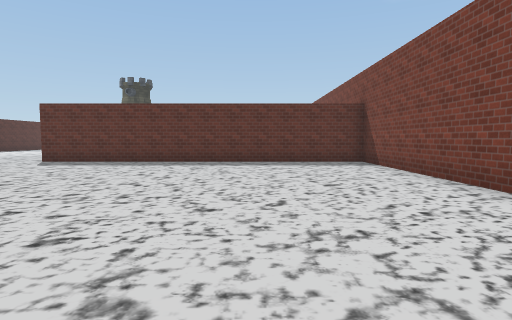
[1] (above)

24 first-person views from a walk through a 3-D level made in the Unity game engine. The camera is 1.4 m above the floor, tilts 4° down and sees 80° across. The floor is counted in squares, 2 m on a side. Each view is taken from the middle of a square. On the plan, view 1 faces up. The plan holds only what a view shows up to about 10 squares ahead; the rest is blank. The place goes on beyond the plan. The player is left out. Some surface patterns are stand-ins.

[2]
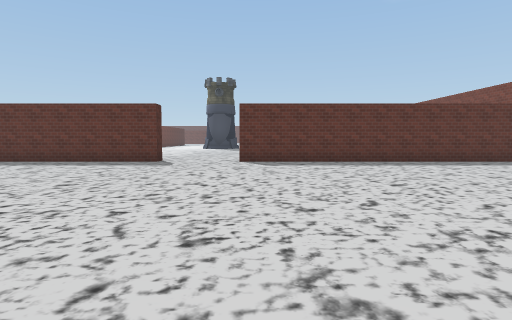

[3]
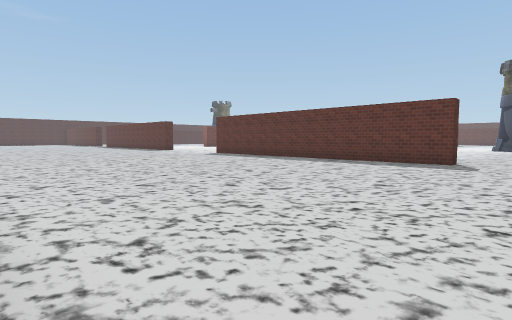

[4]
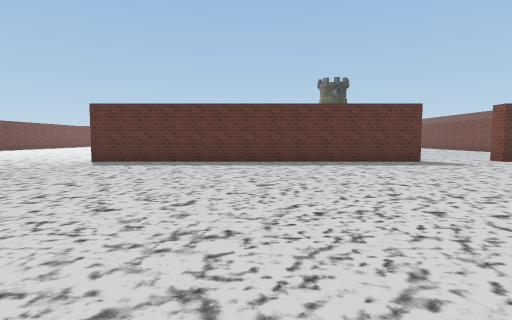

[5]
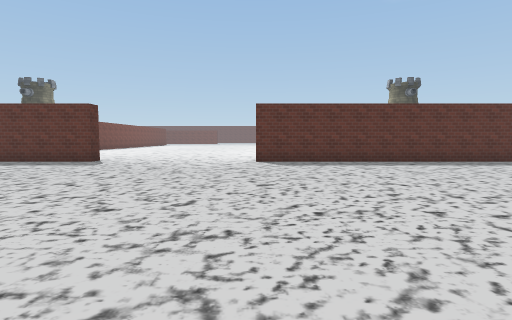

[6]
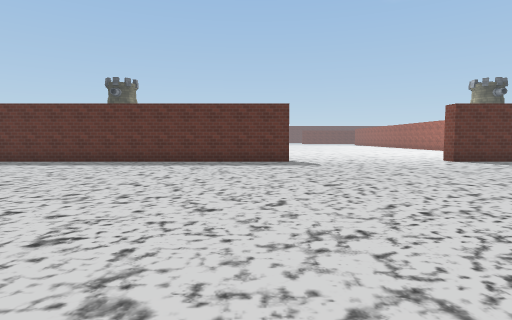

[7]
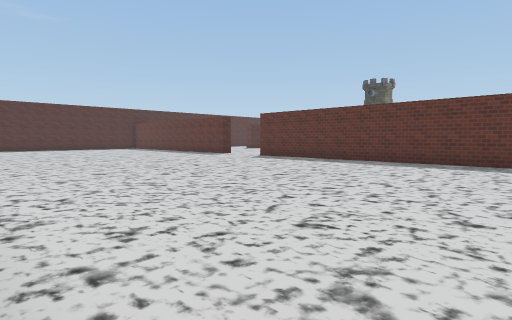

[8]
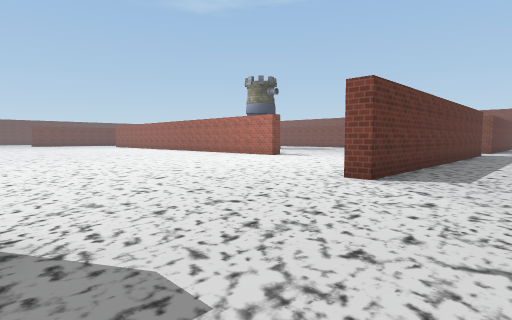

[9]
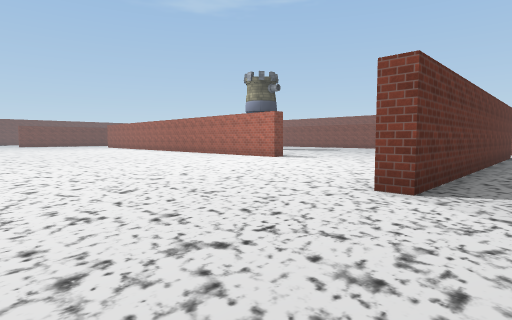

[10]
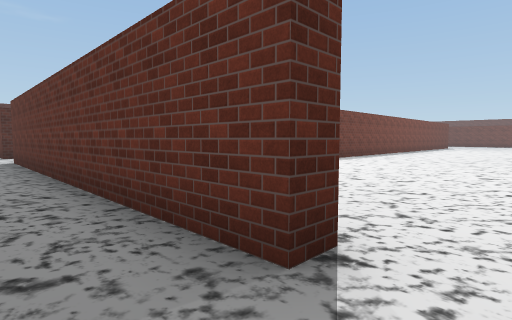

[11]
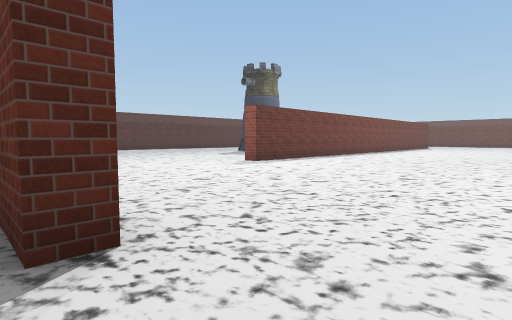

[12]
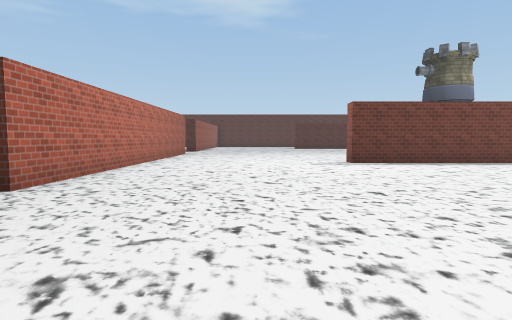

[13]
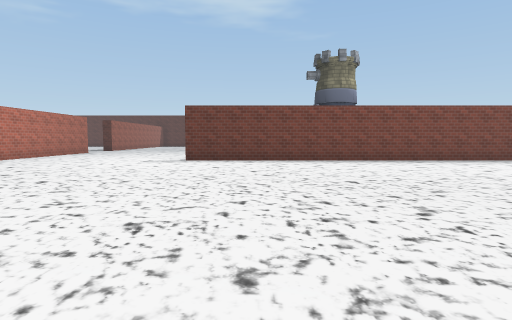

[14]
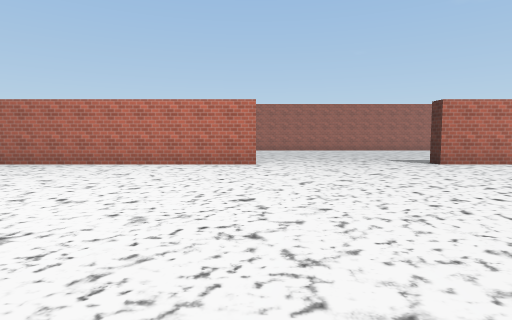

[15]
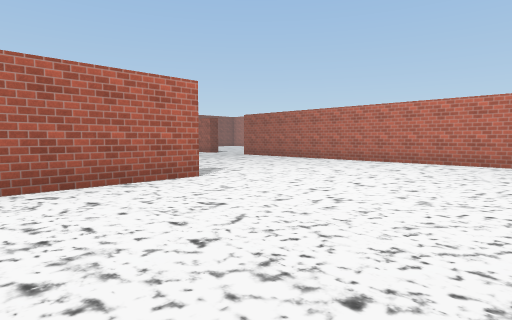

[16]
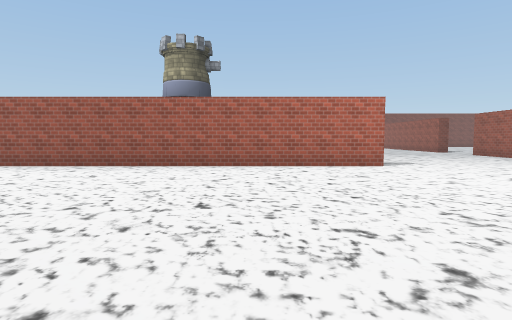

[17]
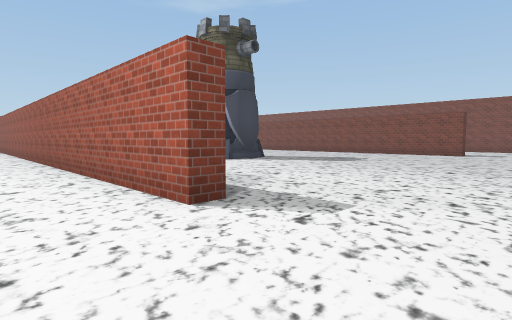

[18]
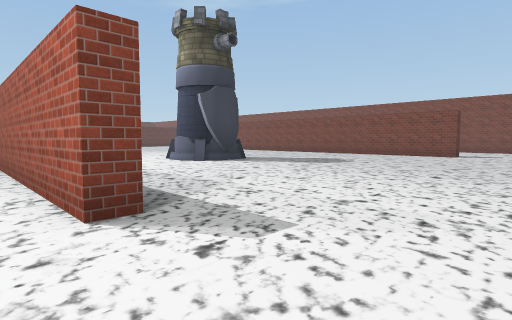

[19]
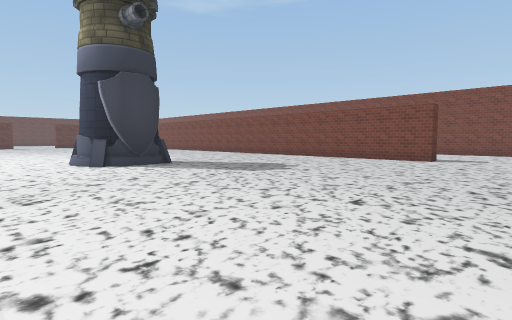

[20]
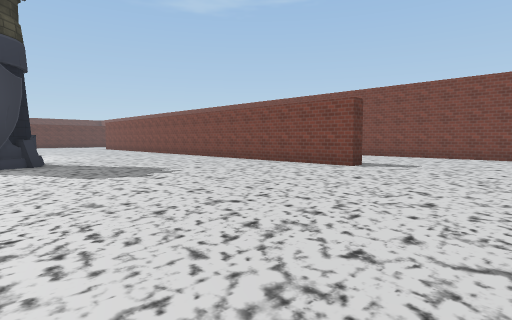

[21]
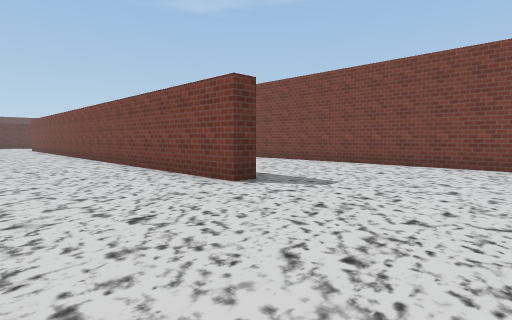

[22]
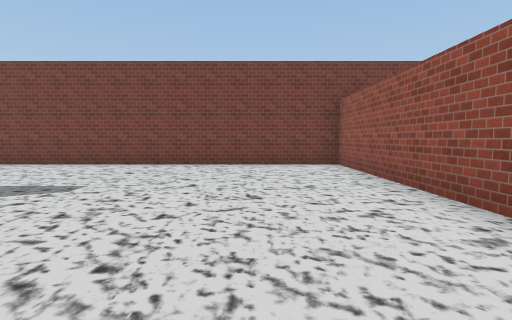

[23]
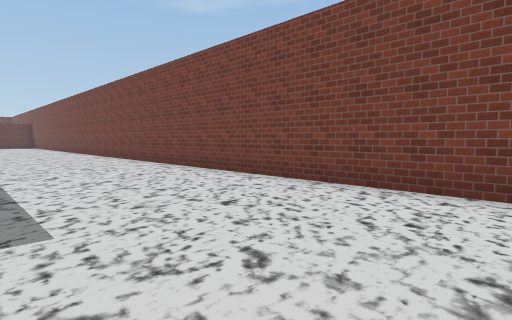

[24]
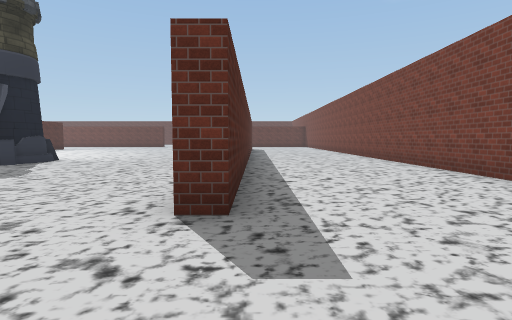

### Floor plan
Key: @ floor where view 1 was taken; # wall or solid block; . floor; O other object.
Columns run from 36 left of view 1 to 4 right of it. Each row starts with its distance up from view 1.
 23        #....      ....#  ..##......#....#
 22        #......   .....#  ..##......#....#
 21        #....... ......#  ..#O......#....#
 20        #..............# ...........#....#
 19        #..............# ...........#....#
 18        #..............#............#....#
 17        #..............#............#....#
 16       .#..............#............#....#
 15       ..................................#
 14      ...................................#
 13      ...................................#
 12      ....................  .............#
 11       ...................  ..   ........#
 10       ..................   ...   .......#
  9    ##########.....##########..###########
  8     ....................................#
  7     ....................................#
  6    .....................................#
  5   ......................................#
  4  .......................................#
  3 ........................................
  2 .............. .................. .....
  1 .............   ................   ...
  0       ......     .    . .......     @

Where each view was taken, in squares from view 1:
view 1: 0 up, 0 right, facing up
view 2: 0 up, 6 left, facing up
view 3: 0 up, 7 left, facing up-left
view 4: 0 up, 14 left, facing up
view 5: 0 up, 19 left, facing up
view 6: 0 up, 25 left, facing up
view 7: 0 up, 25 left, facing up-left
view 8: 7 up, 24 left, facing up-right
view 9: 8 up, 23 left, facing up-right
view 10: 8 up, 23 left, facing up-left
view 11: 9 up, 22 left, facing up-left
view 12: 13 up, 20 left, facing left
view 13: 18 up, 19 left, facing left
view 14: 18 up, 19 left, facing down
view 15: 19 up, 19 left, facing down-right
view 16: 19 up, 22 left, facing right
view 17: 13 up, 16 left, facing up-right
view 18: 13 up, 15 left, facing up-right
view 19: 13 up, 12 left, facing up-right
view 20: 12 up, 9 left, facing up-right
view 21: 12 up, 5 left, facing up-right
view 22: 12 up, 5 left, facing right
view 23: 12 up, 1 left, facing up-right
view 24: 13 up, 1 left, facing up
